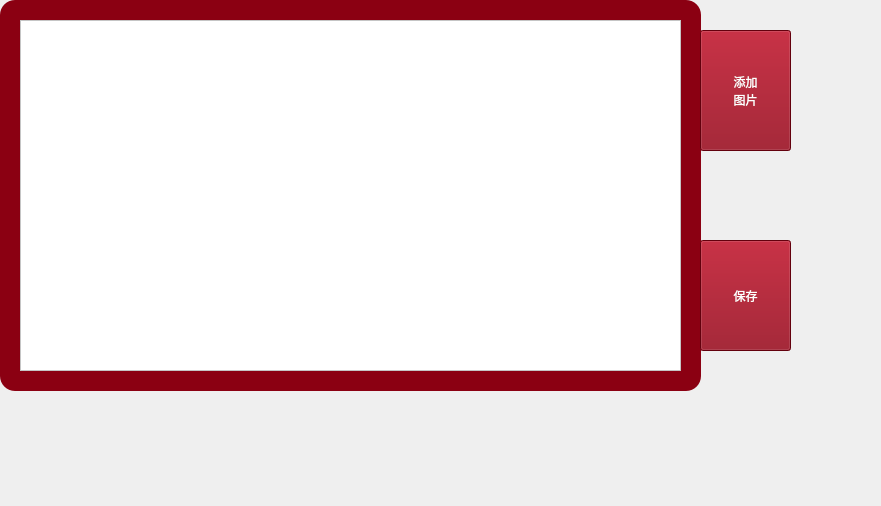
<?xml version="1.0" encoding="UTF-8"?>
<ui version="4.0">
 <class>innernote</class>
 <widget class="QWidget" name="innernote">
  <property name="geometry">
   <rect>
    <x>0</x>
    <y>0</y>
    <width>881</width>
    <height>506</height>
   </rect>
  </property>
  <property name="windowTitle">
   <string>Form</string>
  </property>
  <widget class="QTextEdit" name="textEdit">
   <property name="geometry">
    <rect>
     <x>20</x>
     <y>20</y>
     <width>661</width>
     <height>351</height>
    </rect>
   </property>
   <property name="styleSheet">
    <string notr="true">background-color: rgb(255, 255, 255);</string>
   </property>
  </widget>
  <widget class="QPushButton" name="picturepushButton">
   <property name="geometry">
    <rect>
     <x>700</x>
     <y>30</y>
     <width>91</width>
     <height>121</height>
    </rect>
   </property>
   <property name="styleSheet">
    <string notr="true">QPushButton{
	color:rgb(17,17,17);
	
	
	font: 24pt &quot;Heiti SC&quot;;
	
	border-width: 1px;
	border-color: rgb(139 ,0, 18); 
	background-color: rgb(139, 0, 18);
	

color:white
}
QPushButton:hover { 
background-color: rgb(167, 42, 43);}
QPushButton:hovered { 
background-color: rgb(116, 255, 63);}</string>
   </property>
   <property name="text">
    <string>添加
图片</string>
   </property>
  </widget>
  <widget class="QPushButton" name="savepushButton">
   <property name="geometry">
    <rect>
     <x>700</x>
     <y>240</y>
     <width>91</width>
     <height>111</height>
    </rect>
   </property>
   <property name="styleSheet">
    <string notr="true">QPushButton{
	color:rgb(17,17,17);
	
	
	font: 24pt &quot;Heiti SC&quot;;
	
	border-width: 1px;
	border-color: rgb(139 ,0, 18); 
	background-color: rgb(139, 0, 18);
	

color:white
}
QPushButton:hover { 
background-color: rgb(167, 42, 43);}
QPushButton:hovered { 
background-color: rgb(116, 255, 63);}</string>
   </property>
   <property name="text">
    <string>保存</string>
   </property>
  </widget>
  <widget class="QWidget" name="widget" native="true">
   <property name="geometry">
    <rect>
     <x>0</x>
     <y>0</y>
     <width>701</width>
     <height>391</height>
    </rect>
   </property>
   <property name="styleSheet">
    <string notr="true">background-color: rgb(139, 0, 18);
border-radius: 15px;</string>
   </property>
  </widget>
  <zorder>widget</zorder>
  <zorder>textEdit</zorder>
  <zorder>picturepushButton</zorder>
  <zorder>savepushButton</zorder>
 </widget>
 <resources/>
 <connections/>
</ui>
